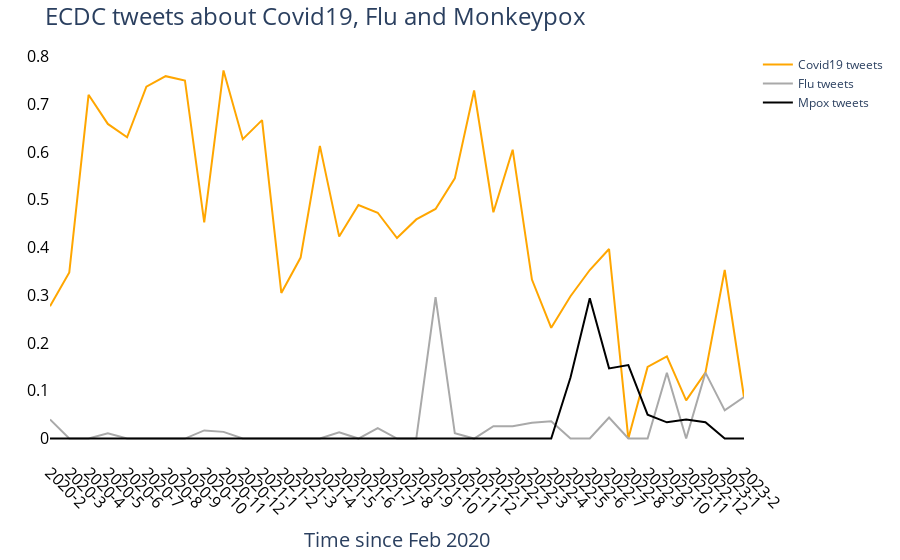

This figure's notebook cell:
### Code cell
colors=['#003f5c', '#58508d', '#bc5090', '#ff6e54', '#ffa600']

x_ticks= df_all_counts_pfizer.date

fig3 = go.Figure()


#fig.add_trace(go.Scatter(x=df_all_counts_EMA["date"], y=df_all_counts_EMA["covid_percentage"],
                    #mode='lines', name= "EMA tweets",  marker_color=colors[2], line_shape='spline'
                    #))
fig3.add_trace(go.Scatter(x=df_all_counts_ECDC_EU["date"], y=df_all_counts_ECDC_EU["covid_percentage"].round(3),
                    mode='lines', name= "Covid19 tweets",  marker_color=colors[4], ))

fig3.add_trace(go.Scatter(x=df_all_counts_ECDC_EU["date"], y=df_all_counts_ECDC_EU["flu_percentage"].round(3),
                    mode='lines', name= "Flu tweets ",  marker_color="darkgrey", 
                        ))
fig3.add_trace(go.Scatter(x=df_all_counts_ECDC_EU["date"], y=df_all_counts_ECDC_EU["mpox_percentage"].round(3),
                    mode='lines', name= "Mpox tweets",  marker_color="black", ))
             



fig3.update_layout(
    title={"text": "ECDC tweets about Covid19, Flu and Monkeypox", "font": {"size": 24}},
    
    margin=dict(l=50, r=20, t=50, b=20),
    paper_bgcolor="white",
    plot_bgcolor='white',
    xaxis={"tickvals": x_ticks, "ticktext": x_ticks, "tickangle": 45 ,"title": {"text":"Time since Feb 2020", "font": {"size": 20}}},
    hovermode="x unified",
    hoverlabel=dict(
        bgcolor="white",
        font_size=15,
        
    )
)

fig3.update_layout(xaxis_type='category', 
                    bargap=0.7,
                    xaxis = dict(
                        tickfont=dict( size=16, color='black'),
                    ))
fig3.update_layout( 
                    bargap=0.7,
                    yaxis = dict(
                        tickfont=dict( size=16, color='black'),
                    ))    
fig3.show()

### Figure 1 — Plotly figure (JSON) as saved in the notebook; plotly's stock layout.template omitted (floating-point values rounded to 4 significant figures)
{"data": [{"marker": {"color": "#ffa600"}, "mode": "lines", "name": "Covid19 tweets", "type": "scatter", "x": ["2020-2", "2020-3", "2020-4", "2020-5", "2020-6", "2020-7", "2020-8", "2020-9", "2020-10", "2020-11", "2020-12", "2021-1", "2021-2", "2021-3", "2021-4", "2021-5", "2021-6", "2021-7", "2021-8", "2021-9", "2021-10", "2021-11", "2021-12", "2022-1", "2022-2", "2022-3", "2022-4", "2022-5", "2022-6", "2022-7", "2022-8", "2022-9", "2022-10", "2022-11", "2022-12", "2023-1", "2023-2"], "y": [0.277, 0.348, 0.72, 0.659, 0.631, 0.737, 0.759, 0.75, 0.453, 0.771, 0.627, 0.667, 0.305, 0.379, 0.613, 0.423, 0.489, 0.473, 0.42, 0.459, 0.481, 0.545, 0.729, 0.474, 0.605, 0.333, 0.232, 0.298, 0.353, 0.397, 0, 0.15, 0.172, 0.08, 0.138, 0.353, 0.087]}, {"marker": {"color": "darkgrey"}, "mode": "lines", "name": "Flu tweets ", "type": "scatter", "x": ["2020-2", "2020-3", "2020-4", "2020-5", "2020-6", "2020-7", "2020-8", "2020-9", "2020-10", "2020-11", "2020-12", "2021-1", "2021-2", "2021-3", "2021-4", "2021-5", "2021-6", "2021-7", "2021-8", "2021-9", "2021-10", "2021-11", "2021-12", "2022-1", "2022-2", "2022-3", "2022-4", "2022-5", "2022-6", "2022-7", "2022-8", "2022-9", "2022-10", "2022-11", "2022-12", "2023-1", "2023-2"], "y": [0.04, 0, 0, 0.011, 0, 0, 0, 0, 0.017, 0.014, 0, 0, 0, 0, 0, 0.013, 0, 0.022, 0, 0, 0.296, 0.011, 0, 0.026, 0.026, 0.033, 0.036, 0, 0, 0.044, 0, 0, 0.138, 0, 0.138, 0.059, 0.087]}, {"marker": {"color": "black"}, "mode": "lines", "name": "Mpox tweets", "type": "scatter", "x": ["2020-2", "2020-3", "2020-4", "2020-5", "2020-6", "2020-7", "2020-8", "2020-9", "2020-10", "2020-11", "2020-12", "2021-1", "2021-2", "2021-3", "2021-4", "2021-5", "2021-6", "2021-7", "2021-8", "2021-9", "2021-10", "2021-11", "2021-12", "2022-1", "2022-2", "2022-3", "2022-4", "2022-5", "2022-6", "2022-7", "2022-8", "2022-9", "2022-10", "2022-11", "2022-12", "2023-1", "2023-2"], "y": [0, 0, 0, 0, 0, 0, 0, 0, 0, 0, 0, 0, 0, 0, 0, 0, 0, 0, 0, 0, 0, 0, 0, 0, 0, 0, 0, 0.128, 0.294, 0.147, 0.154, 0.05, 0.034, 0.04, 0.034, 0, 0]}], "layout": {"autosize": true, "bargap": 0.7, "hoverlabel": {"bgcolor": "white", "font": {"size": 15}}, "hovermode": "x unified", "margin": {"b": 20, "l": 50, "r": 20, "t": 50}, "paper_bgcolor": "white", "plot_bgcolor": "white", "title": {"font": {"size": 24}, "text": "ECDC tweets about Covid19, Flu and Monkeypox"}, "xaxis": {"autorange": true, "range": [0, 36], "tickangle": 45, "tickfont": {"color": "black", "size": 16}, "ticktext": ["2020-2", "2020-3", "2020-4", "2020-5", "2020-6", "2020-7", "2020-8", "2020-9", "2020-10", "2020-11", "2020-12", "2021-1", "2021-2", "2021-3", "2021-4", "2021-5", "2021-6", "2021-7", "2021-8", "2021-9", "2021-10", "2021-11", "2021-12", "2022-1", "2022-2", "2022-3", "2022-4", "2022-5", "2022-6", "2022-7", "2022-8", "2022-9", "2022-10", "2022-11", "2022-12", "2023-1", "2023-2"], "tickvals": ["2020-2", "2020-3", "2020-4", "2020-5", "2020-6", "2020-7", "2020-8", "2020-9", "2020-10", "2020-11", "2020-12", "2021-1", "2021-2", "2021-3", "2021-4", "2021-5", "2021-6", "2021-7", "2021-8", "2021-9", "2021-10", "2021-11", "2021-12", "2022-1", "2022-2", "2022-3", "2022-4", "2022-5", "2022-6", "2022-7", "2022-8", "2022-9", "2022-10", "2022-11", "2022-12", "2023-1", "2023-2"], "title": {"font": {"size": 20}, "text": "Time since Feb 2020"}, "type": "category"}, "yaxis": {"autorange": true, "range": [-0.04283, 0.8138], "tickfont": {"color": "black", "size": 16}, "type": "linear"}}}
